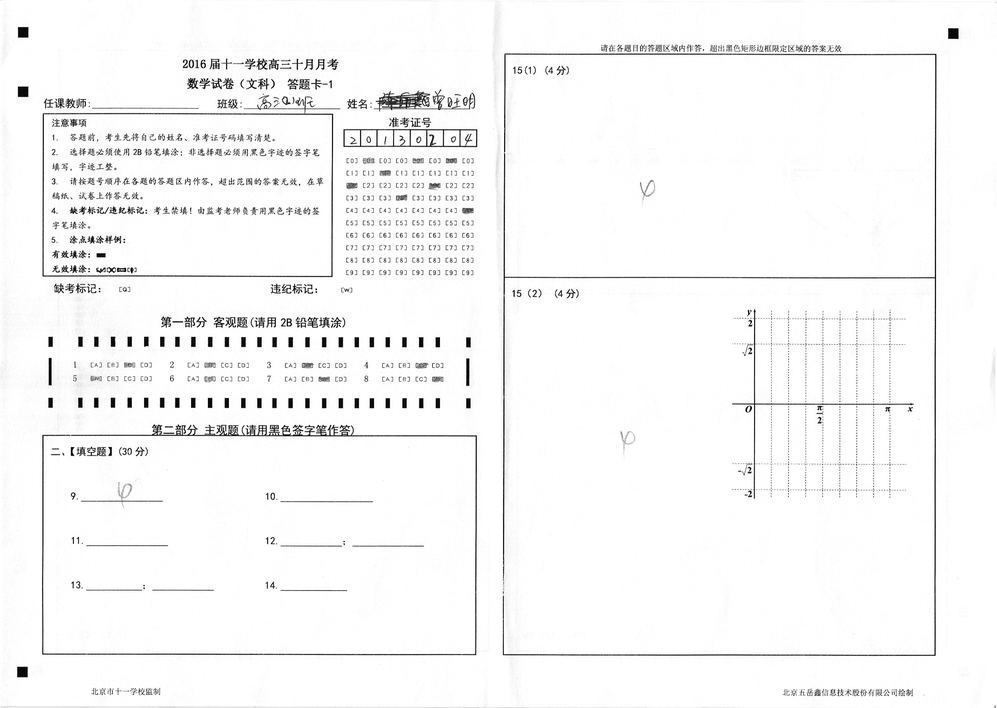
//> input picture TestPaper/Data/000001.png, 997 x 708 px, shrunk from 2844 x 2019 before the run
$ ./MatchTemplate_Demo ../Data/000001.png ../Data/000002.png   (built with g++ and OpenCV 4)
//> lines starting //> are read from the running program, lines starting //| are printed output that depends on the picture; after the words box and inside, x2 and y2 are one past the last pixel; in counts of white or black regions, pixels touching at a corner belong together
#include "opencv2/highgui/highgui.hpp"
#include "opencv2/imgproc/imgproc.hpp"
#include <iostream>
#include <stdio.h>

using namespace std;
using namespace cv;

Mat img; Mat templ; Mat result;
const char* image_window = "Source Image";
const char* result_window = "Result Window";

int match_method = 5;
int max_Trackbar = 5;

Mat img_display;

/// Function Headers
void MatchingMethod( int, void* );

int main( int, char** argv )
{
  /// Load image and template
  img = imread( argv[1], CV_LOAD_IMAGE_GRAYSCALE);
//> img is the input picture: 708 rows x 997 cols, CV_8UC1; min 0, max 255, mean 247.4
  img.copyTo( img_display );
  threshold(img, img, 150, 255, THRESH_BINARY);
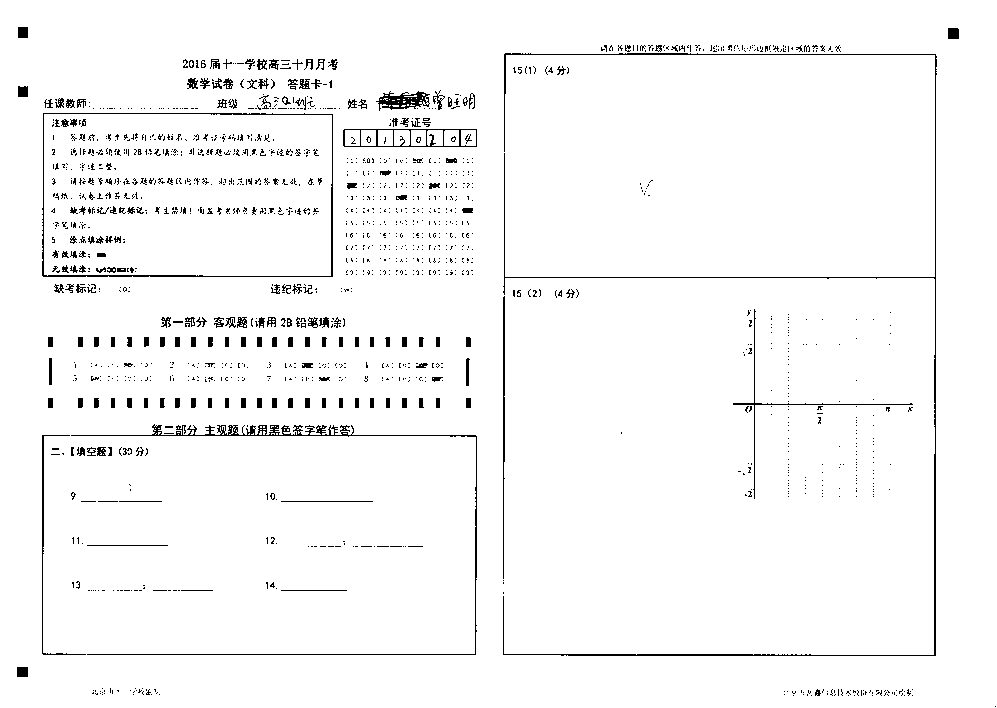
//> img: 708 rows x 997 cols, CV_8UC1; 97% white; black in thin lines or dots
  Mat element = getStructuringElement(MORPH_RECT, Size(11, 11), Point(5, 5) );
  morphologyEx(img, img, CV_MOP_OPEN, element);
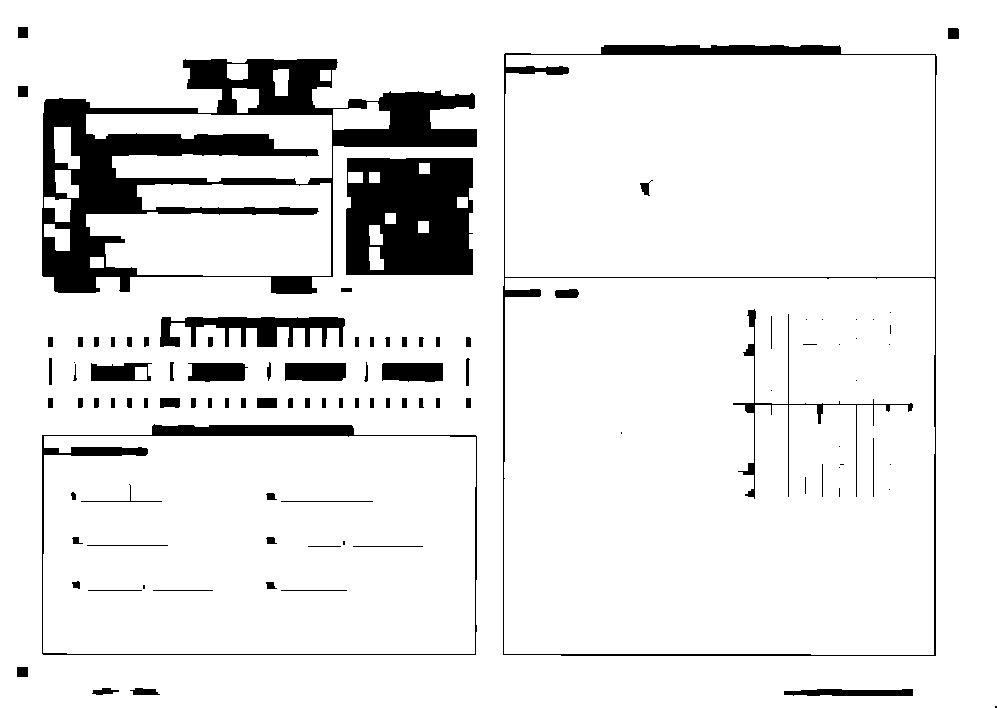
//> img: 708 rows x 997 cols, CV_8UC1; 90.7% white; 104 black regions (24 under 20 px), largest, box (x1, y1, x2, y2) and area: (42, 59, 477, 294) 28921, (346, 158, 473, 275) 13247, (503, 45, 937, 656) 6002
  imwrite("/home/panyutong/img.png", img);

  templ = imread( argv[2], CV_LOAD_IMAGE_GRAYSCALE);
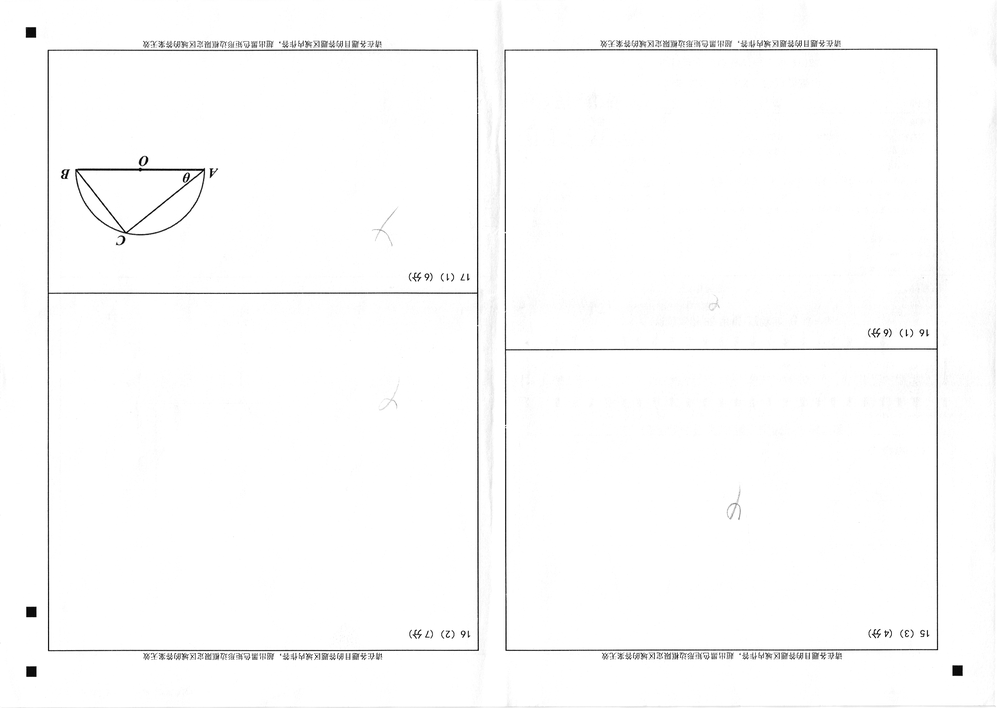
//> input picture TestPaper/Data/000002.png, 997 x 708 px, shrunk from 2844 x 2019 before the run
//> templ is the input picture: 708 rows x 997 cols, CV_8UC1; min 0, max 255, mean 251.6
  threshold(templ, templ, 150, 255, THRESH_BINARY);
  morphologyEx(templ, templ, CV_MOP_OPEN, element);
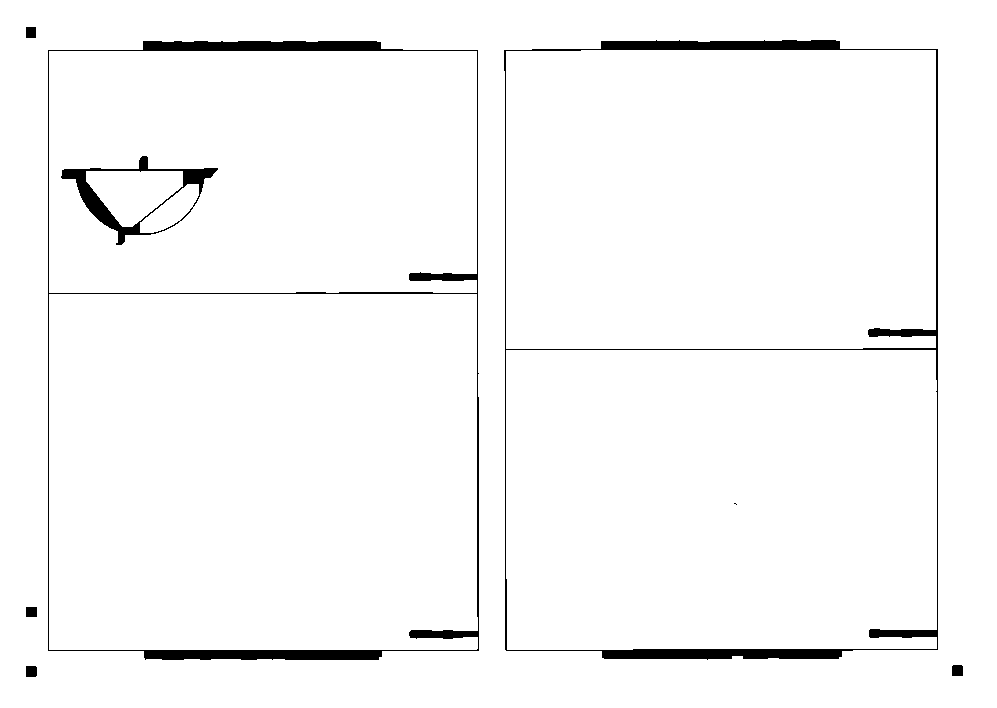
//> templ: 708 rows x 997 cols, CV_8UC1; 97.3% white; 8 black regions (1 under 20 px), largest, box (x1, y1, x2, y2) and area: (504, 40, 938, 660) 8052, (48, 41, 479, 660) 7948, (61, 156, 218, 245) 2293
  imwrite("/home/panyutong/templ.png", templ);

  /// Create windows
  namedWindow( image_window, WINDOW_AUTOSIZE );
  namedWindow( result_window, WINDOW_AUTOSIZE );

  /// Create Trackbar
  const char* trackbar_label =
      "Method: \n 0: SQDIFF \n 1: SQDIFF NORMED \n 2: TM CCORR \n \
      3: TM CCORR NORMED \n 4: TM COEFF \n 5: TM COEFF NORMED";
  createTrackbar(trackbar_label, image_window,&match_method,
                 max_Trackbar, MatchingMethod );

  MatchingMethod( 0, 0 );

  waitKey(0);
  return 0;
}

/**
 * @function MatchingMethod
 * @brief Trackbar callback
 */
void MatchingMethod( int, void* )
{
  /// Source image to display

  /// Create the result matrix
  int result_cols =  img.cols - templ.cols + 1;
//> result_cols = 1
  int result_rows = img.rows - templ.rows + 1;
//> result_rows = 1

  result.create( result_rows, result_cols, CV_32FC1 );

  /// Do the Matching and Normalize
  matchTemplate( img, templ, result, match_method );
//> result = [0.0452]
  normalize( result, result, 0, 1, NORM_MINMAX, -1, Mat() );
//> result = [0]

  /// Localizing the best match with minMaxLoc
  double minVal; double maxVal; Point minLoc; Point maxLoc;
  Point matchLoc;

  minMaxLoc( result, &minVal, &maxVal, &minLoc, &maxLoc, Mat() );
//> minVal = 0; maxVal = 0; minLoc = Point(0, 0); maxLoc = Point(0, 0)


  if (match_method  == CV_TM_SQDIFF || match_method == CV_TM_SQDIFF_NORMED)
  { matchLoc = minLoc; }
  else
  { matchLoc = maxLoc; }
//> matchLoc = Point(0, 0)

  float MAX = result.at<float>(0, 0);
//> MAX = 0
  float MIN = result.at<float>(0, 0);
//> MIN = 0

  for (int i = 0; i < result.rows; ++i) {
    for (int j = 0; j < result.cols; ++j) {
      if (result.at<float>(i, j) > MAX) MAX = result.at<float>(i, j);
      if (result.at<float>(i, j) < MIN) MIN = result.at<float>(i, j);
      if (result.at<float>(i, j) >= (float)0.78) {
        Point headLeft;
        headLeft.x = j;
        headLeft.y = i;
        rectangle(img_display, headLeft, Point(j + templ.cols, i + templ.rows ),
                  Scalar::all(0), 2, 8, 0 );
        rectangle(result, headLeft, Point(j + templ.cols, i + templ.rows ),
                  Scalar::all(0), 2, 8, 0 );
      }
    }
  }
//> this loop made 1 pass
//> after the loop, MAX = 0; MIN = 0
  Mat RectTest;
  Rect rect;
  rect.x = matchLoc.x;
//> rect = Rect(0, 0, 0, 0)
  rect.y = matchLoc.y;
  rect.width = templ.cols + 100;
//> rect = Rect(0, 0, 1097, 0)
  rect.height = templ.rows + 100;
//> rect = Rect(0, 0, 1097, 808)
//> (the run ends here: the program stops with an error, at `RectTest = img_display(rect);`)
